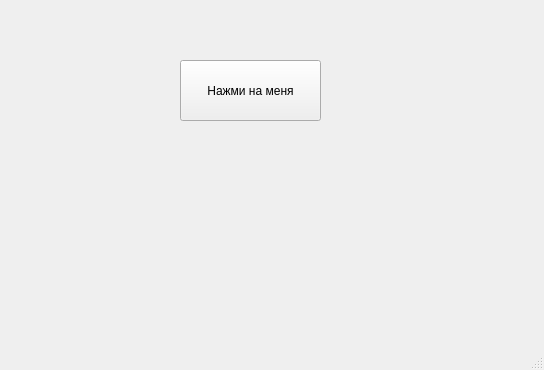
<?xml version="1.0" encoding="UTF-8"?>
<ui version="4.0">
 <class>MainWindow</class>
 <widget class="QMainWindow" name="MainWindow">
  <property name="geometry">
   <rect>
    <x>0</x>
    <y>0</y>
    <width>544</width>
    <height>370</height>
   </rect>
  </property>
  <property name="windowTitle">
   <string>MainWindow</string>
  </property>
  <widget class="QWidget" name="centralwidget">
   <widget class="QPushButton" name="btn">
    <property name="geometry">
     <rect>
      <x>180</x>
      <y>60</y>
      <width>141</width>
      <height>61</height>
     </rect>
    </property>
    <property name="text">
     <string>Нажми на меня</string>
    </property>
   </widget>
  </widget>
  <widget class="QMenuBar" name="menubar">
   <property name="geometry">
    <rect>
     <x>0</x>
     <y>0</y>
     <width>544</width>
     <height>21</height>
    </rect>
   </property>
  </widget>
  <widget class="QStatusBar" name="statusbar"/>
 </widget>
 <resources/>
 <connections/>
</ui>
